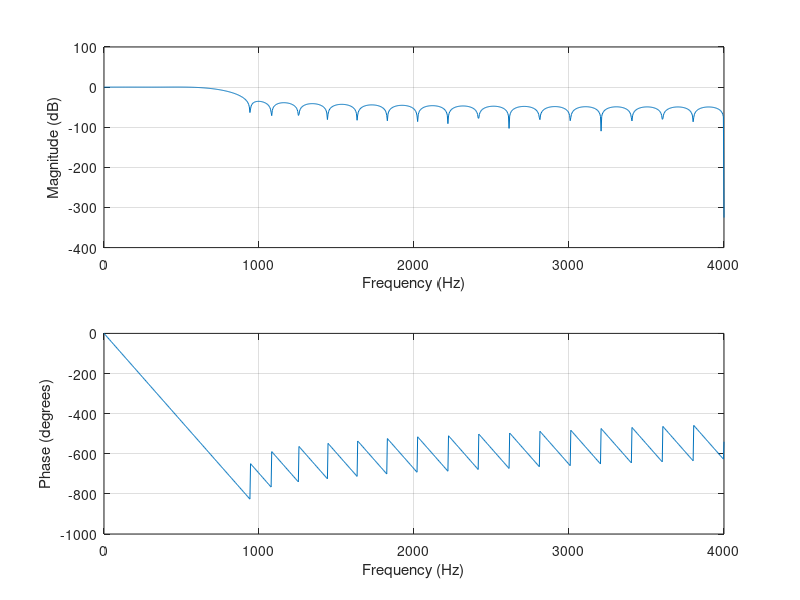
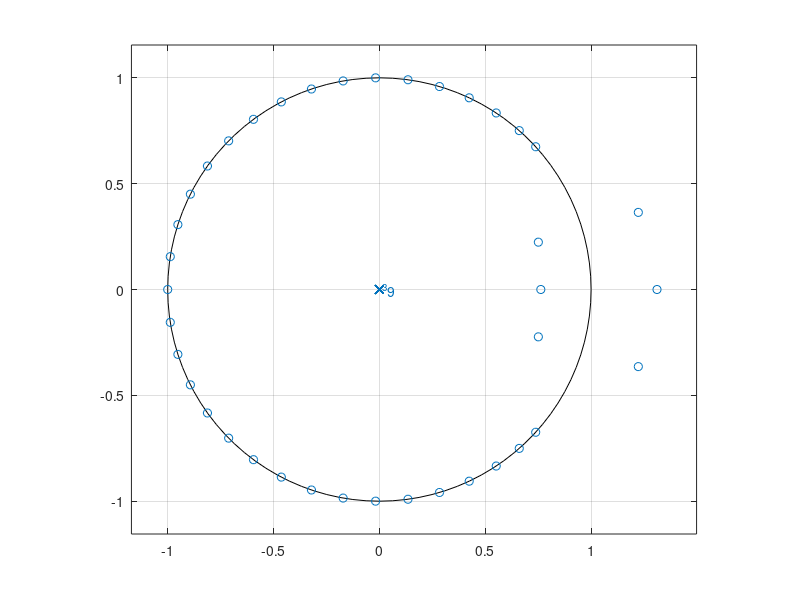

Here is the MATLAB script that generated these plots, in order: (Note: this script raises an error after producing the figures.)
clear all; close all; clc;

% 2. Bestimmen Sie mit Matlab-Funktion kaiserord() die Kaiserfilterparameter:
% (a) Filter-Parameter β
% (b) Filter-Ordnung N
% (c) Optimieren Sie geeignete Toleranzschemaparameter in Punkt 1 so,
% dass Filter-Ordnung max. 40 ist.
fsamp = 8000;
fcuts = [550 930];
mags = [1 0];
devs = [0.02 0.02];
[n,Wn,beta,ftype] = kaiserord(fcuts,mags,devs,fsamp);

% 3. Entwerfen Sie nun ein Kaiser-Filter mit fir1() Funktion
hh = fir1(n,Wn,ftype,kaiser(n+1,beta),'noscale');

% 4. Ploten Sie den Amplitudengang des Filters (Funktion freqz), NST-PSTPlan (zplane) und analysieren Sie, 
% ob die Anforderungen erfüllt sind (Detaildarstellung für Durchlasbereich und Sperrbereich).
freqz(hh,1,1024,fsamp);
figure; zplane(hh,1);%Hier ist der Problem


% 5. Filtern sie das Testsignal mit dem entworfenen Filter und Matlab-Funktion
% y=filter(b,a,x) und stellen Sie den Amplitudengang jY (ejΩ)j des Signals y(n) dar.
% Diskutieren Sie die Qualität der Nutzsignalseparation vom
% Interferenzsignal.
% Parameter
T_s = 0.25;
f_a = 8000;
t = 8 * T_s;
N = t * f_a;
figure;[ x, fs, marks, cf ] = signal_src(4); 
y = filter(hh,1,x);
Y = fft(y);
Y_0 = log10(abs(Y / sqrt(length(Y))));% Verticale Punkten
F_a =-f_a/2:f_a/N:f_a/2-f_a/N;% Horizontale Punkten 
figure,plot(F_a,fftshift(Y_0));
xlabel('Frequenz（Hz）','fontsize',12)
ylabel('Amplitude |dB|','fontsize',12)
